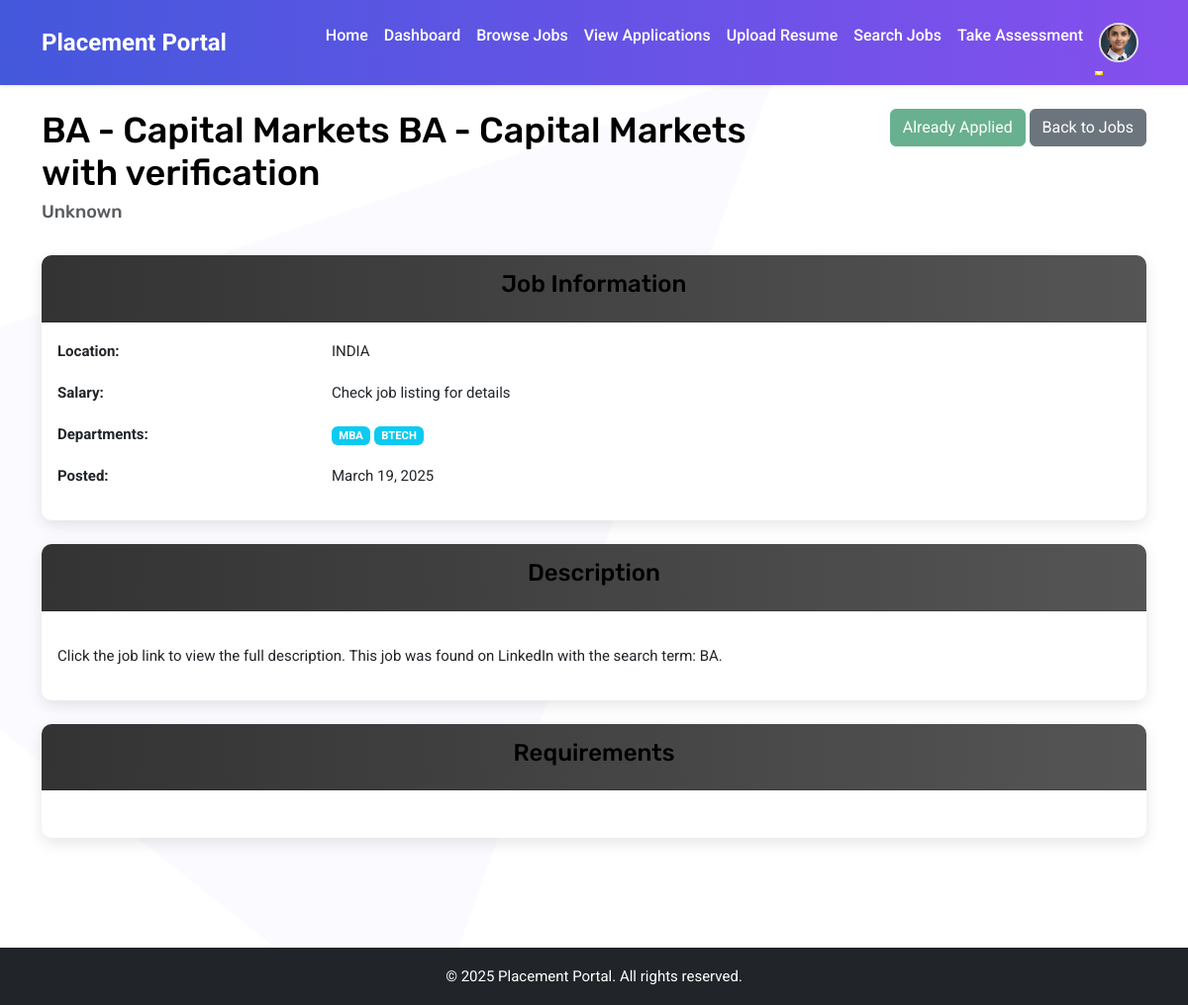
Screenshot of /student/jobs/9/ (signed in) with the database file from the repository.
### users/models.py (models this page shows, shortened)
class User(AbstractUser):
    USER_TYPE_CHOICES = (
        ('student', 'Student'),
        ('placement_officer', 'Placement Officer'),
    )
    user_type = models.CharField(max_length=20, choices=USER_TYPE_CHOICES)
    def is_student(self):
        return self.user_type == 'student'

class StudentProfile(models.Model):
    user = models.OneToOneField(User, on_delete=models.CASCADE, related_name='student_profile')
    roll_number = models.CharField(max_length=20)
    department = models.CharField(max_length=100)
    year_of_study = models.IntegerField()
    image = models.ImageField(
        upload_to='profile_images/',
        default='profile_images/default.jpg',  # Set a default image
        blank=True,
        null=True
    )
    resume = models.FileField(
        upload_to='resumes/',
        validators=[FileExtensionValidator(allowed_extensions=['pdf', 'docx', 'doc'])],
        blank=True,
        null=True
    )

### jobs/models.py (models this page shows, shortened)
class Job(models.Model):
    STATUS_CHOICES = (
        ('active', 'Active'),
        ('closed', 'Closed'),
        ('pending', 'Pending Review'),
    )
    title = models.CharField(max_length=200)
    company = models.CharField(max_length=200)
    description = models.TextField()
    requirements = models.TextField()
    location = models.CharField(max_length=200)
    salary = models.CharField(max_length=100, blank=True, null=True)
    url = models.URLField(blank=True, null=True)
    status = models.CharField(max_length=20, choices=STATUS_CHOICES, default='active')
    departments = models.ManyToManyField(Department, related_name='jobs', blank=True)
    date_posted = models.DateTimeField(auto_now_add=True)
    created_by = models.ForeignKey(User, on_delete=models.CASCADE, related_name='created_jobs')
    class Meta:
        ordering = ['-date_posted']

class Department(models.Model):
    name = models.CharField(max_length=100)

### jobs/views.py (the view)
# urls.py: path('student/jobs/<int:job_id>/', views.student_job_detail, name='student_job_detail'),
@login_required
@student_required
def student_job_detail(request, job_id):
    job = get_object_or_404(Job, id=job_id)
    student = request.user.student_profile
    already_applied = JobApplication.objects.filter(job=job, student=student).exists()
    job_match_score = None
    missing_skills = []
    if student.resume:
        job_match_score, missing_skills = predict_job_success(student, job)
    return render(request, 'jobs/student_job_detail.html', {
        'job': job,
        'already_applied': already_applied,
        'job_match_score': job_match_score,
        'missing_skills': missing_skills,
    })

### jobs/views.py (called while the page is built, shortened)
def student_required(view_func):
    @wraps(view_func)
    def _wrapped_view(request, *args, **kwargs):
        if request.user.is_authenticated and request.user.is_student():
            return view_func(request, *args, **kwargs)
        return redirect('login')
    return _wrapped_view

def extract_text_from_resume(resume_path):
    try:
        doc = fitz.open(resume_path)
        text = ""
        for page in doc:
            text += page.get_text()
        return text
    except Exception as e:
        print(f"Error extracting resume: {e}")
        return None

def predict_job_success(student, job):
    if not student.resume:
        return None, []
    else:
        resume_path = os.path.join(settings.MEDIA_ROOT, str(student.resume))
    resume_text = extract_text_from_resume(str(resume_path))
    if not resume_text:
        print("No resume text extracted.")
        return None, []

### jobs/templates/jobs/student_job_detail.html (shortened to what this page needs)
{% extends 'main/base.html' %}
{% block content %}
<div class="row mb-4">
    <div class="col-md-8">
        <h1>{{ job.title }}</h1>
        <h4 class="text-muted">{{ job.company }}</h4>
    </div>
    <div class="col-md-4 text-end">
        {% if already_applied %}
            <span class="btn btn-success disabled">Already Applied</span>
        {% else %}
            <a href="{% url 'apply_for_job' job.id %}" class="btn btn-primary">Apply Now</a>
        {% endif %}
        <a href="{% url 'student_job_list' %}" class="btn btn-secondary">Back to Jobs</a>
    </div>
</div>
<div class="row">
    <div class="col-md-12">
        <div class="card mb-4">
            <div class="card-header">
                <h3>Job Information</h3>
            </div>
            <div class="card-body">
                <div class="row mb-3">
                    <div class="col-md-3 fw-bold">Location:</div>
                    <div class="col-md-9">{{ job.location }}</div>
                </div>
                <div class="row mb-3">
                    <div class="col-md-3 fw-bold">Salary:</div>
                    <div class="col-md-9">{{ job.salary|default:"Not specified" }}</div>
                </div>
                <div class="row mb-3">
                    <div class="col-md-3 fw-bold">Departments:</div>
                    <div class="col-md-9">
                        {% for dept in job.departments.all %}
                        <span class="badge bg-info">{{ dept.name }}</span>
                        {% empty %}
                        <span class="badge bg-secondary">Open to all departments</span>
                        {% endfor %}
                    </div>
                </div>
                <div class="row mb-3">
                    <div class="col-md-3 fw-bold">Posted:</div>
                    <div class="col-md-9">{{ job.date_posted|date:"F d, Y" }}</div>
                </div>
            </div>
        </div>
        <div class="card mb-4">
            <div class="card-header">
                <h3>Description</h3>
            </div>
            <div class="card-body">
                <p>{{ job.description|linebreaks }}</p>
            </div>
        </div>
        <div class="card mb-4">
            <div class="card-header">
                <h3>Requirements</h3>
            </div>
            <div class="card-body">
            </div>
        </div>
    </div>
</div>
{% endblock %}

### main/templates/main/base.html (shortened to what this page needs)
<!DOCTYPE html>
<html lang="en">
    {% load static %}
<head>
    <link rel="stylesheet" href="https://cdnjs.cloudflare.com/ajax/libs/font-awesome/6.0.0/css/all.min.css">
    <link href="https://cdn.jsdelivr.net/npm/bootstrap@5.3.0-alpha1/dist/css/bootstrap.min.css" rel="stylesheet">
    <link rel="stylesheet" href="{% static 'users/css/style.css' %}">
</head>
<body>
    <nav class="navbar navbar-expand-lg bg-light shadow-sm">
        <div class="container">
            <a class="navbar-brand" href="{% url 'home' %}">Placement Portal</a>
            <div class="collapse navbar-collapse" id="navbarNav">
                <ul class="navbar-nav ms-auto">
                    <li class="nav-item">
                        <a class="nav-link" href="{% url 'home' %}">Home</a>
                    </li>
                    {% if user.is_authenticated and user.is_student %}
                        <li class="nav-item">
                            <a class="nav-link" href="{% url 'dashboard' %}">Dashboard</a>
                        </li>
                        <li class="nav-item">
                            <a class="nav-link" href="{% url 'student_job_list' %}">Browse Jobs</a>
                        </li>
                        <li class="nav-item">
                            <a class="nav-link" href="{% url 'my_applications' %}">View Applications</a>
                        </li>
                        <li class="nav-item">
                            <a class="nav-link" href="{% url 'resume_upload' %}">Upload Resume</a>
                        </li>
                        <li class="nav-item">
                            <a class="nav-link" href="{% url 'job_scrape' %}">Search Jobs</a>
                        </li>
                        <li class="nav-item">
                            <a class="nav-link" href="{% url 'take_assessment' %}">Take Assessment</a>
                        </li>
                        <li class="nav-item dropdown">
                            <a class="nav-link dropdown-toggle d-flex align-items-center" href="#" id="profileDropdown" role="button" data-bs-toggle="dropdown">
                                <img src="{% if user.student_profile.image %}{{ user.student_profile.image.url }}{% else %}{% static 'users/img/default-profile.png' %}{% endif %}"
                                     alt="Profile Image"
                                     class="rounded-circle"
                                     width="40"
                                     height="40"
                                     style="object-fit: cover; border: 2px solid #ddd;">
                            </a>
                        </li>
                    {% endif %}
                </ul>
            </div>
        </div>
    </nav>
    <div class="container mt-4" style="min-height: 100svh;">
        {% block content %}{% endblock %}
    </div>
    <footer class="bg-dark text-white text-center py-3 mt-5">
        <div class="container">
            <p class="mb-0">© 2025 Placement Portal. All rights reserved.</p>
        </div>
    </footer>
</body>
</html>

### rows the page displays
User: image (picture)
Job: title "BA - Capital Markets BA - Capital Markets with verification", company "Unknown", location "INDIA", salary "Check job listing for details", date_posted "March 19, 2025", description "Click the job link to view the full description. This job was found on LinkedIn with the search term: BA."
Department: name "MBA"
Department: name "BTECH"
